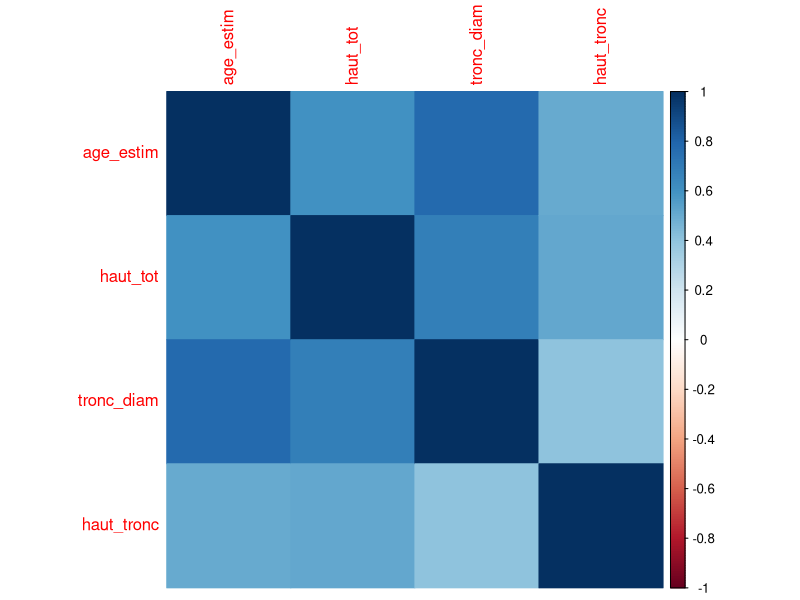
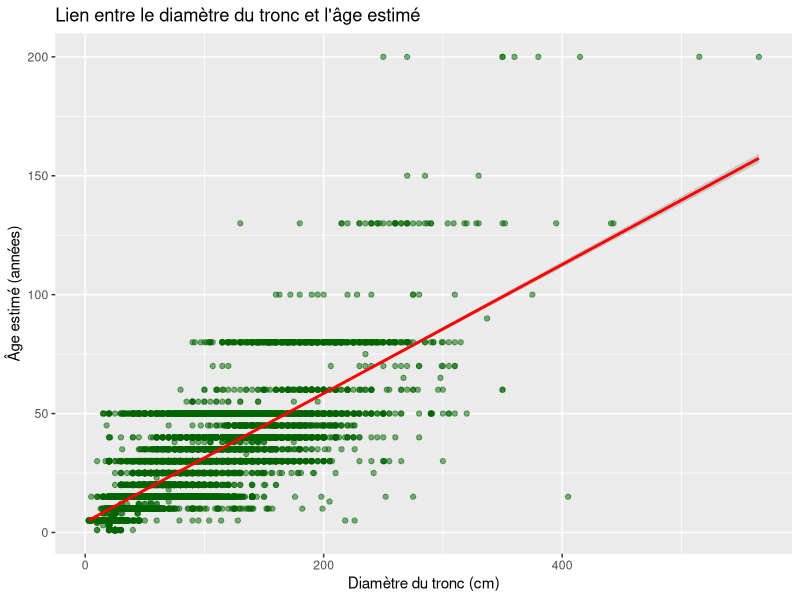
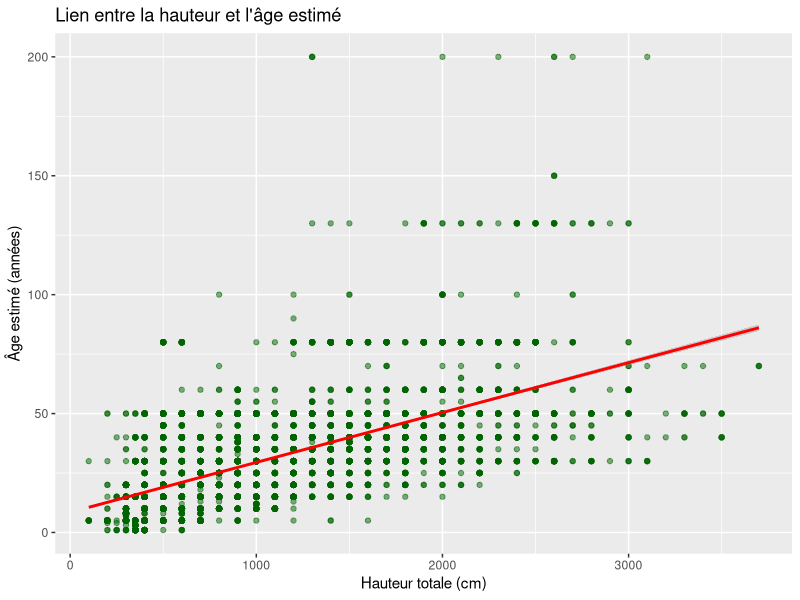
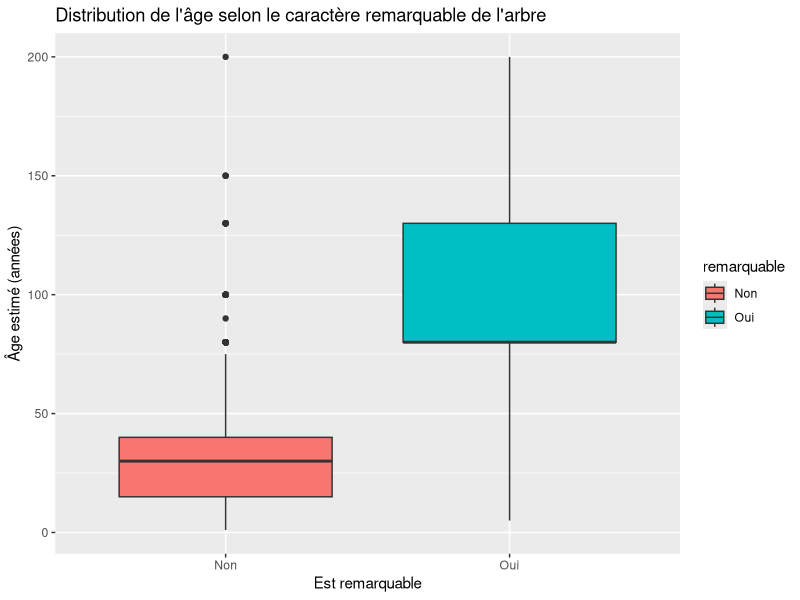
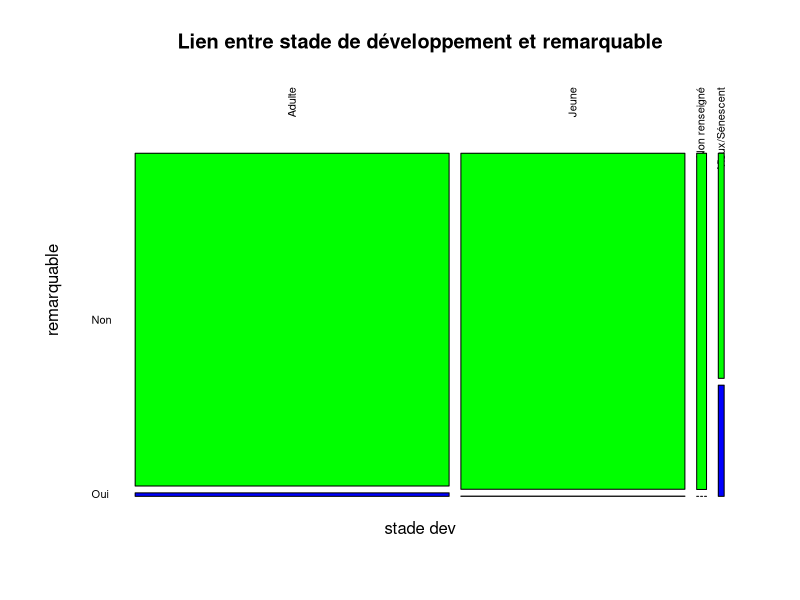

Recreate these plots in R, in order.
library(tidyverse)
library(sf)


df <- read.csv("data/Patrimoine_Arbore_Nettoye.csv", stringsAsFactors = FALSE)


# On sélectionne les variables numériques relatives à l'arbre
vars_num <- df[, c("age_estim", "haut_tot", "tronc_diam", "haut_tronc")]

# Matrice de corrélation
cor_matrix <- cor(vars_num, use = "complete.obs")
print(cor_matrix)
library(corrplot)
corrplot(cor_matrix, method="color", )

# Analyses bivariées

# 1 : Age et diamètre du tronc de l'arbre
# Graphique de corrélation entre l'âge et le diamètre du tronc de l'arbre
ggplot(df, aes(x = tronc_diam, y = age_estim)) +
  geom_point(alpha = 0.5, color = "darkgreen") +
  geom_smooth(method = "lm", col = "red") + # Ajoute une ligne de tendance
  labs(title = "Lien entre le diamètre du tronc et l'âge estimé",
       x = "Diamètre du tronc (cm)", y = "Âge estimé (années)")

# 2 : Age et hauteur totale de l'arbre
ggplot(df, aes(x = haut_tot, y = age_estim)) +
  geom_point(alpha = 0.5, color = "darkgreen") +
  geom_smooth(method = "lm", col = "red") + # Ajoute une ligne de tendance
  labs(title = "Lien entre la hauteur et l'âge estimé",
       x = "Hauteur totale (cm)", y = "Âge estimé (années)")

# 3 : Age et caractère remarquable de l'arbre
ggplot(df, aes(x = remarquable, y = age_estim, fill=remarquable)) +
  geom_boxplot() +
  labs(title = "Distribution de l'âge selon le caractère remarquable de l'arbre",
       x = "Est remarquable", y = "Âge estimé (années)")
aggregate(age_estim ~remarquable, data = df, 
          FUN = function(x) c(moyenne = mean(x), ecart_type=sd(x)))
#Test de Student
t.test(age_estim ~remarquable, data = df)


#Relations entre variables qualitatives
#MOSAIC PLOTS

# Créer un vecteur de couleurs personnalisées pour chaque catégorie
couleurs <- c("green", "blue", "red", "orange")

# 1 : Lien entre l'âge et remarquable
# Créer le tableau croisé
tableau <- table(df$fk_stadedev, df$remarquable)
print(tableau)

# Faire le test du Chi-2
test <- chisq.test(tableau)
print(test)

# Le Mosaic Plot
library(vcd)
mosaicplot(tableau,
           main = "Lien entre stade de développement et remarquable", xlab="stade dev", ylab="remarquable", color= couleurs, las=2)
